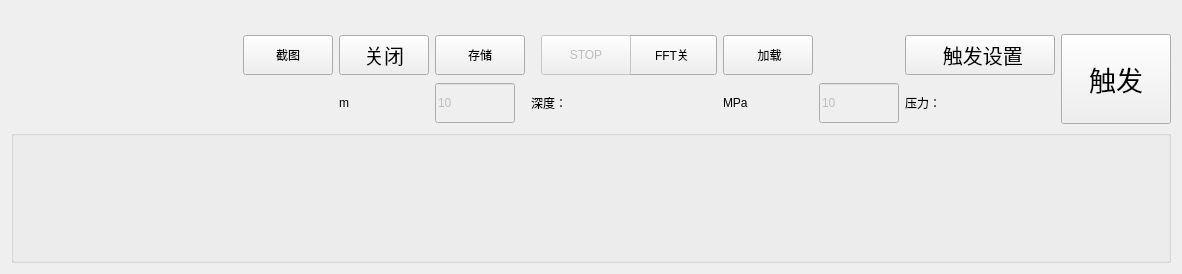
     <widget class="QWidget" name="tab_7">
      <attribute name="title">
       <string>波形显示</string>
      </attribute>
      <layout class="QGridLayout" name="gridLayout_3">
       <item row="0" column="0" colspan="11">
        <widget class="QLabel" name="LbTriggerParameter">
         <property name="sizePolicy">
          <sizepolicy hsizetype="Maximum" vsizetype="Maximum">
           <horstretch>0</horstretch>
           <verstretch>0</verstretch>
          </sizepolicy>
         </property>
         <property name="minimumSize">
          <size>
           <width>1160</width>
           <height>0</height>
          </size>
         </property>
         <property name="maximumSize">
          <size>
           <width>1200</width>
           <height>25</height>
          </size>
         </property>
         <property name="font">
          <font>
           <pointsize>11</pointsize>
          </font>
         </property>
         <property name="text">
          <string/>
         </property>
        </widget>
       </item>
       <item row="1" column="7">
        <widget class="QPushButton" name="pB_reload_file">
         <property name="minimumSize">
          <size>
           <width>90</width>
           <height>40</height>
          </size>
         </property>
         <property name="maximumSize">
          <size>
           <width>80</width>
           <height>40</height>
          </size>
         </property>
         <property name="text">
          <string> 加载</string>
         </property>
        </widget>
       </item>
       <item row="2" column="4">
        <widget class="QLineEdit" name="lineEdit_3">
         <property name="enabled">
          <bool>false</bool>
         </property>
         <property name="minimumSize">
          <size>
           <width>80</width>
           <height>40</height>
          </size>
         </property>
         <property name="maximumSize">
          <size>
           <width>80</width>
           <height>40</height>
          </size>
         </property>
         <property name="text">
          <string>10</string>
         </property>
        </widget>
       </item>
       <item row="1" column="9">
        <widget class="QPushButton" name="pBtTriggerSetting">
         <property name="enabled">
          <bool>true</bool>
         </property>
         <property name="sizePolicy">
          <sizepolicy hsizetype="Maximum" vsizetype="Maximum">
           <horstretch>0</horstretch>
           <verstretch>0</verstretch>
          </sizepolicy>
         </property>
         <property name="minimumSize">
          <size>
           <width>150</width>
           <height>40</height>
          </size>
         </property>
         <property name="maximumSize">
          <size>
           <width>80</width>
           <height>40</height>
          </size>
         </property>
         <property name="font">
          <font>
           <pointsize>15</pointsize>
          </font>
         </property>
         <property name="text">
          <string> 触发设置</string>
         </property>
        </widget>
       </item>
       <item row="1" column="10" rowspan="2">
        <widget class="QPushButton" name="pBtTriggerEn">
         <property name="enabled">
          <bool>true</bool>
         </property>
         <property name="sizePolicy">
          <sizepolicy hsizetype="Preferred" vsizetype="Maximum">
           <horstretch>0</horstretch>
           <verstretch>0</verstretch>
          </sizepolicy>
         </property>
         <property name="minimumSize">
          <size>
           <width>110</width>
           <height>90</height>
          </size>
         </property>
         <property name="maximumSize">
          <size>
           <width>110</width>
           <height>90</height>
          </size>
         </property>
         <property name="font">
          <font>
           <family>SimSun-ExtB</family>
           <pointsize>20</pointsize>
          </font>
         </property>
         <property name="text">
          <string>触发</string>
         </property>
        </widget>
       </item>
       <item row="3" column="0" colspan="11">
        <widget class="QGroupBox" name="groupBox_9">
         <property name="minimumSize">
          <size>
           <width>1120</width>
           <height>0</height>
          </size>
         </property>
         <property name="title">
          <string/>
         </property>
         <layout class="QVBoxLayout" name="verticalLayout">
          <item>
           <widget class="vQCustomPlot" name="customPlot1" native="true">
            <property name="contextMenuPolicy">
             <enum>Qt::CustomContextMenu</enum>
            </property>
           </widget>
          </item>
          <item>
           <widget class="vQCustomPlot" name="customPlot2" native="true">
            <property name="enabled">
             <bool>true</bool>
            </property>
           </widget>
          </item>
          <item>
           <widget class="vQCustomPlot" name="customPlot3" native="true"/>
          </item>
          <item>
           <widget class="vQCustomPlot" name="customPlot4" native="true"/>
          </item>
          <item>
           <widget class="vQCustomPlot" name="customPlot5" native="true"/>
          </item>
          <item>
           <widget class="vQCustomPlot" name="customPlot6" native="true"/>
          </item>
          <item>
           <widget class="vQCustomPlot" name="customPlot7" native="true"/>
          </item>
          <item>
           <widget class="vQCustomPlot" name="customPlot8" native="true"/>
          </item>
          <item>
           <widget class="vQCustomPlot" name="customPlot9" native="true"/>
          </item>
          <item>
           <widget class="vQCustomPlot" name="customPlot10" native="true">
            <property name="minimumSize">
             <size>
              <width>0</width>
              <height>40</height>
             </size>
            </property>
            <property name="font">
             <font>
              <pointsize>12</pointsize>
             </font>
            </property>
           </widget>
          </item>
          <item>
           <widget class="vQCustomPlot" name="customPlot11" native="true"/>
          </item>
          <item>
           <widget class="vQCustomPlot" name="customPlot12" native="true"/>
          </item>
         </layout>
        </widget>
       </item>
       <item row="1" column="4">
        <widget class="QPushButton" name="pBtSaveData">
         <property name="minimumSize">
          <size>
           <width>90</width>
           <height>40</height>
          </size>
         </property>
         <property name="maximumSize">
          <size>
           <width>80</width>
           <height>40</height>
          </size>
         </property>
         <property name="text">
          <string>存储</string>
         </property>
        </widget>
       </item>
       <item row="1" column="6">
        <widget class="QPushButton" name="pB_FFT_Transform">
         <property name="minimumSize">
          <size>
           <width>90</width>
           <height>40</height>
          </size>
         </property>
         <property name="maximumSize">
          <size>
           <width>80</width>
           <height>40</height>
          </size>
         </property>
         <property name="text">
          <string>FFT关</string>
         </property>
        </widget>
       </item>
       <item row="1" column="3">
        <widget class="QPushButton" name="pBtCloseWindow">
         <property name="minimumSize">
          <size>
           <width>90</width>
           <height>40</height>
          </size>
         </property>
         <property name="maximumSize">
          <size>
           <width>80</width>
           <height>40</height>
          </size>
         </property>
         <property name="font">
          <font>
           <pointsize>15</pointsize>
          </font>
         </property>
         <property name="text">
          <string>关闭</string>
         </property>
        </widget>
       </item>
       <item row="2" column="5">
        <widget class="QLabel" name="label_6">
         <property name="maximumSize">
          <size>
           <width>80</width>
           <height>40</height>
          </size>
         </property>
         <property name="text">
          <string>深度：</string>
         </property>
        </widget>
       </item>
       <item row="2" column="3">
        <widget class="QLabel" name="label_8">
         <property name="minimumSize">
          <size>
           <width>80</width>
           <height>40</height>
          </size>
         </property>
         <property name="maximumSize">
          <size>
           <width>80</width>
           <height>40</height>
          </size>
         </property>
         <property name="text">
          <string>m</string>
         </property>
        </widget>
       </item>
       <item row="1" column="5">
        <widget class="QPushButton" name="pBtTriggerStop">
         <property name="enabled">
          <bool>false</bool>
         </property>
         <property name="minimumSize">
          <size>
           <width>90</width>
           <height>40</height>
          </size>
         </property>
         <property name="maximumSize">
          <size>
           <width>80</width>
           <height>40</height>
          </size>
         </property>
         <property name="font">
          <font>
           <kerning>true</kerning>
          </font>
         </property>
         <property name="layoutDirection">
          <enum>Qt::RightToLeft</enum>
         </property>
         <property name="text">
          <string>STOP</string>
         </property>
        </widget>
       </item>
       <item row="2" column="9">
        <widget class="QLabel" name="label_5">
         <property name="minimumSize">
          <size>
           <width>80</width>
           <height>40</height>
          </size>
         </property>
         <property name="maximumSize">
          <size>
           <width>80</width>
           <height>40</height>
          </size>
         </property>
         <property name="text">
          <string>压力：</string>
         </property>
        </widget>
       </item>
       <item row="1" column="2">
        <widget class="QPushButton" name="pB_Screenshot">
         <property name="minimumSize">
          <size>
           <width>90</width>
           <height>40</height>
          </size>
         </property>
         <property name="maximumSize">
          <size>
           <width>80</width>
           <height>40</height>
          </size>
         </property>
         <property name="sizeIncrement">
          <size>
           <width>0</width>
           <height>0</height>
          </size>
         </property>
         <property name="baseSize">
          <size>
           <width>0</width>
           <height>0</height>
          </size>
         </property>
         <property name="text">
          <string>截图</string>
         </property>
        </widget>
       </item>
       <item row="2" column="8">
        <widget class="QLineEdit" name="lineEdit_2">
         <property name="enabled">
          <bool>false</bool>
         </property>
         <property name="minimumSize">
          <size>
           <width>0</width>
           <height>40</height>
          </size>
         </property>
         <property name="maximumSize">
          <size>
           <width>80</width>
           <height>40</height>
          </size>
         </property>
         <property name="text">
          <string>10</string>
         </property>
        </widget>
       </item>
       <item row="2" column="7">
        <widget class="QLabel" name="label_7">
         <property name="minimumSize">
          <size>
           <width>0</width>
           <height>40</height>
          </size>
         </property>
         <property name="maximumSize">
          <size>
           <width>80</width>
           <height>40</height>
          </size>
         </property>
         <property name="text">
          <string>MPa</string>
         </property>
        </widget>
       </item>
      </layout>
     </widget>
